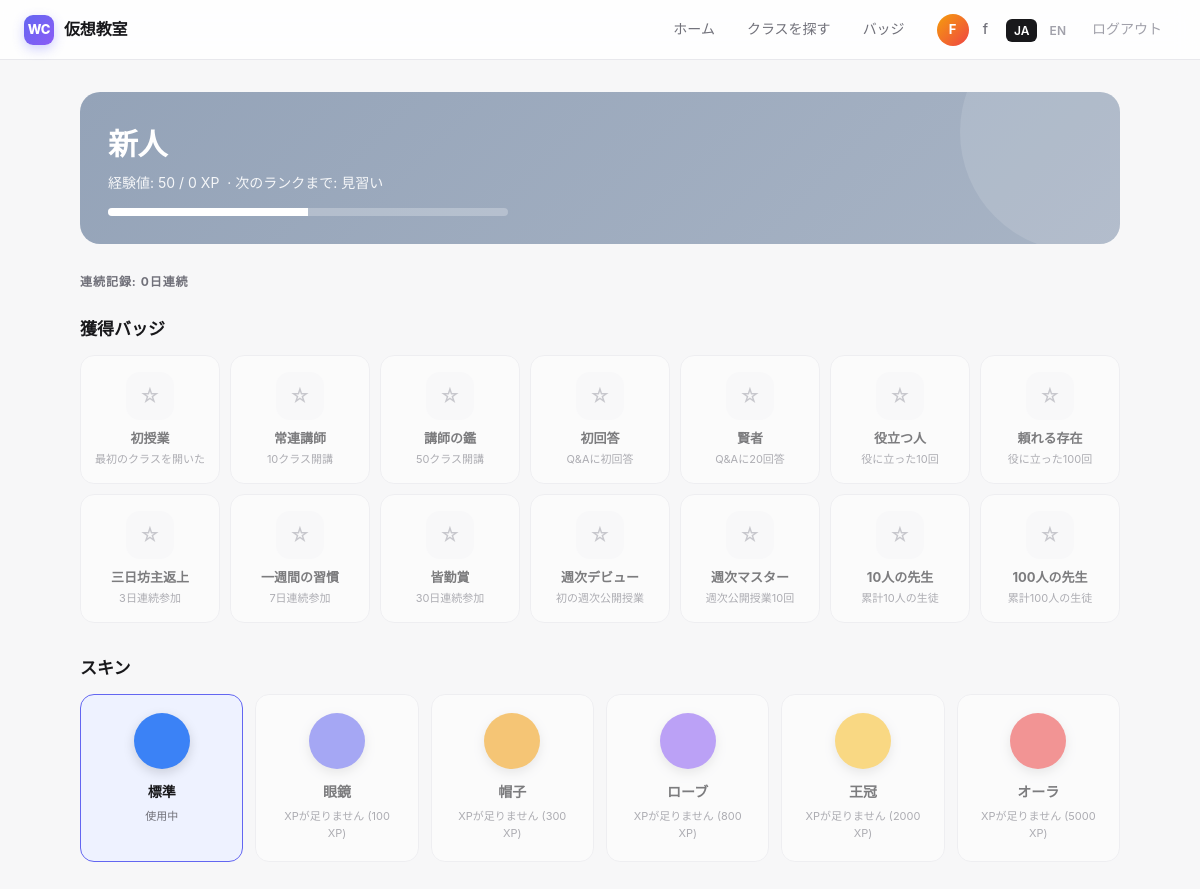
Page /badges (signed in) on the committed database.
### tables this page shows
CREATE TABLE users (
        id INTEGER PRIMARY KEY AUTOINCREMENT,
        name TEXT NOT NULL UNIQUE,
        created_at TEXT NOT NULL
    , lang TEXT DEFAULT 'ja', title TEXT DEFAULT '', bio TEXT DEFAULT '', skin TEXT DEFAULT 'default');

### main.py (the view)
@app.get("/badges", response_class=HTMLResponse)
def badges_page(request: Request):
    user = current_user(request)
    if not user:
        return RedirectResponse("/login")
    earned = list_user_badges(user["id"])
    earned_keys = {b["badge_key"] for b in earned}
    stats = user_stats(user["id"])
    streak = calc_streak(user["id"])
    return templates.TemplateResponse(
        request, "badges.html",
        ctx(request, user, earned_keys=earned_keys, earned=earned,
            stats=stats, streak=streak),
    )

### templates/badges.html (shortened to what this page needs)
{% extends "base.html" %}
{% block content %}
<div class="rank-hero">
  <h1>{{ stats.rank[2] if lang == 'ja' else stats.rank[3] }}</h1>
  <div class="xp">{{ T.xp }}: {{ stats.xp }} / {{ stats.rank[1] }} XP
    {% if stats.next_rank %}&nbsp;·&nbsp;{{ T.next_rank }}: {{ stats.next_rank[2] if lang == 'ja' else stats.next_rank[3] }}{% endif %}
  </div>
  {% if stats.next_rank %}
    <div class="xp-bar-lg">
      <div style="width: {{ ((stats.xp - stats.rank[1]) / (stats.next_rank[1] - stats.rank[1]) * 100)|round(1) }}%;"></div>
    </div>
  {% endif %}
</div>
<div class="section-h">{{ T.streak }}: {{ streak }}{{ T.streak_days }}</div>
<h2 style="font-size:17px;font-weight:800;margin:24px 0 12px;">{{ T.badges_earned }}</h2>
<div class="badges-grid">
  {% for key, info in BADGES.items() %}
    {% set earned = key in earned_keys %}
    <div class="badge-card {{ 'earned' if earned else 'locked' }}">
      <div class="badge-icon">
        {% if earned %}★{% else %}☆{% endif %}
      </div>
      <div class="badge-name">{{ info[0] if lang == 'ja' else info[1] }}</div>
      <div class="badge-desc">{{ info[2] if lang == 'ja' else info[3] }}</div>
    </div>
  {% endfor %}
</div>
<h2 style="font-size:17px;font-weight:800;margin:32px 0 12px;">{{ T.skins }}</h2>
<div class="skins-grid">
  {% for key, info in SKINS.items() %}
    {% set unlocked = stats.xp >= info[2] %}
    {% set equipped = user.skin == key %}
    <div class="skin-card {{ 'equipped' if equipped else '' }} {{ 'locked' if not unlocked else '' }}">
      <div class="skin-swatch" style="background: #{{ info[3][2:] }};"></div>
      <div class="skin-name">{{ info[0] if lang == 'ja' else info[1] }}</div>
      <div class="skin-req">
        {% if equipped %}{{ T.skin_equipped }}
        {% elif unlocked %}
          <form method="post" action="/skin/{{ key }}" style="margin-top:6px;">
            <button class="btn sm" type="submit">{{ T.skin_apply }}</button>
          </form>
        {% else %}
          {{ T.skin_locked }} ({{ info[2] }} XP)
        {% endif %}
      </div>
    </div>
  {% endfor %}
</div>
{% endblock %}

### templates/base.html (shortened to what this page needs)
<!DOCTYPE html>
<html lang="{{ lang }}">
<head>
</head>
<body>
<header class="hdr">
  <a href="/dashboard" class="brand">
    <div class="logo">WC</div>
    <span>{{ T.app_title }}</span>
  </a>
  <nav>
        {% if user %}
      <a href="/dashboard">{{ T.home }}</a>
      <a href="/classes">{{ T.join_class }}</a>
      <a href="/badges">{{ T.badges }}</a>
      <a href="/u/{{ user.id }}" style="display:flex;align-items:center;gap:6px;">
        <span class="avatar">{{ user.name[0]|upper }}</span>
        <span>{{ user.name }}</span>
      </a>
      <span class="lang">
        <a href="/lang/ja" class="{% if lang == 'ja' %}active{% endif %}">JA</a>
        <a href="/lang/en" class="{% if lang == 'en' %}active{% endif %}">EN</a>
      </span>
      <a href="/logout" style="color:var(--text-soft);">{{ T.logout }}</a>
    {% else %}
      <span class="lang">
        <a href="/lang/ja" class="{% if lang == 'ja' %}active{% endif %}">JA</a>
        <a href="/lang/en" class="{% if lang == 'en' %}active{% endif %}">EN</a>
      </span>
    {% endif %}
  </nav>
</header>
<main class="{% block main_class %}{% endblock %}">
{% block content %}{% endblock %}
</main>
</body>
</html>

### templates/base.html (style rules this page uses)
:root { --bg: #f7f7f8; --surface: #ffffff; --surface-2: #fafafa; --border: #e8e8ec; --text: #18181b; --text-muted: #71717a; --text-soft: #a1a1aa; --primary: #6366f1; --primary-hover: #4f46e5; --primary-soft: #eef2ff; --teacher: #f59e0b; --teacher-soft: #fef3c7; --student: #10b981; --student-soft: #d1fae5; --danger: #ef4444; --danger-soft: #fee2e2; --success: #10b981; --radius: 14px; --radius-sm: 10px; --radius-lg: 20px; --shadow-sm: 0 1px 2px rgba(0,0,0,.04); --shadow: 0 4px 12px rgba(0,0,0,.05); --shadow-lg: 0 12px 32px rgba(0,0,0,.08); --font: -apple-system, BlinkMacSystemFont, "Inter", "Hiragino Sans", "Yu Gothic UI", "Meiryo", sans-serif; }
* { box-sizing: border-box; }
html, body { margin: 0; padding: 0; }
body { font-family: var(--font); background: var(--bg); color: var(--text); font-size: 15px; line-height: 1.6; -webkit-font-smoothing: antialiased; }
a { color: inherit; text-decoration: none; }
.hdr { background: rgba(255,255,255,.85); backdrop-filter: saturate(180%) blur(12px); -webkit-backdrop-filter: saturate(180%) blur(12px); border-bottom: 1px solid var(--border); padding: 0 24px; height: 60px; display: flex; align-items: center; justify-content: space-between; position: sticky; top: 0; z-index: 50; }
.hdr .brand { display: flex; align-items: center; gap: 10px; font-weight: 700; font-size: 16px; letter-spacing: -.01em; }
.hdr .brand .logo { width: 30px; height: 30px; border-radius: 9px; background: linear-gradient(135deg, #6366f1, #8b5cf6); display: flex; align-items: center; justify-content: center; color: #fff; font-size: 13px; font-weight: 800; box-shadow: 0 4px 12px rgba(99,102,241,.3); }
.hdr nav { display: flex; align-items: center; gap: 4px; }
.hdr nav a { padding: 7px 14px; border-radius: 8px; font-size: 14px; color: var(--text-muted); font-weight: 500; transition: all .15s; }
.hdr .avatar { width: 32px; height: 32px; border-radius: 50%; background: linear-gradient(135deg, #f59e0b, #ef4444); color: #fff; font-weight: 700; font-size: 13px; display: flex; align-items: center; justify-content: center; margin-right: 8px; }
.hdr .lang a { padding: 4px 8px; border-radius: 6px; font-size: 12px; color: var(--text-soft); font-weight: 600; }
.hdr .lang a.active { background: var(--text); color: #fff; }
main { max-width: 1080px; margin: 32px auto; padding: 0 20px; }

### rows in the picture
users: name "F", name "f", lang "新人", lang "見習い", lang "初授業" "常連講師" "講師の鑑" "初回答" "賢者" "役立つ人" "頼れる存在" "三日坊主返上" "一週間の習慣" "皆勤賞" "週次デビュー" "週次マスター" "10人の先生" "100人の先生", lang "最初のクラスを開いた" "10クラス開講" "50クラス開講" "Q&Aに初回答" "Q&Aに20回答" "役に立った10回" "役に立った100回" "3日連続参加" "7日連続参加" "30日連続参加" "初の週次公開授業" "週次公開授業10回" "累計10人の生徒" "累計100人の生徒", lang "標準" "眼鏡" "帽子" "ローブ" "王冠" "オーラ"

### other values in the picture
{{ T.app_title }} "仮想教室"
{{ T.home }} "ホーム"
{{ T.join_class }} "クラスを探す"
{{ T.badges }} "バッジ"
{{ T.logout }} "ログアウト"
{{ T.xp }} "経験値"
{{ stats.xp }} "50"
{{ stats.rank[1] }} "0"
{{ T.next_rank }} "次のランクまで"
{{ T.streak }} "連続記録"
{{ streak }} "0"
{{ T.streak_days }} "日連続"
{{ T.badges_earned }} "獲得バッジ"
{{ T.skins }} "スキン"
{{ T.skin_equipped }} "使用中"
